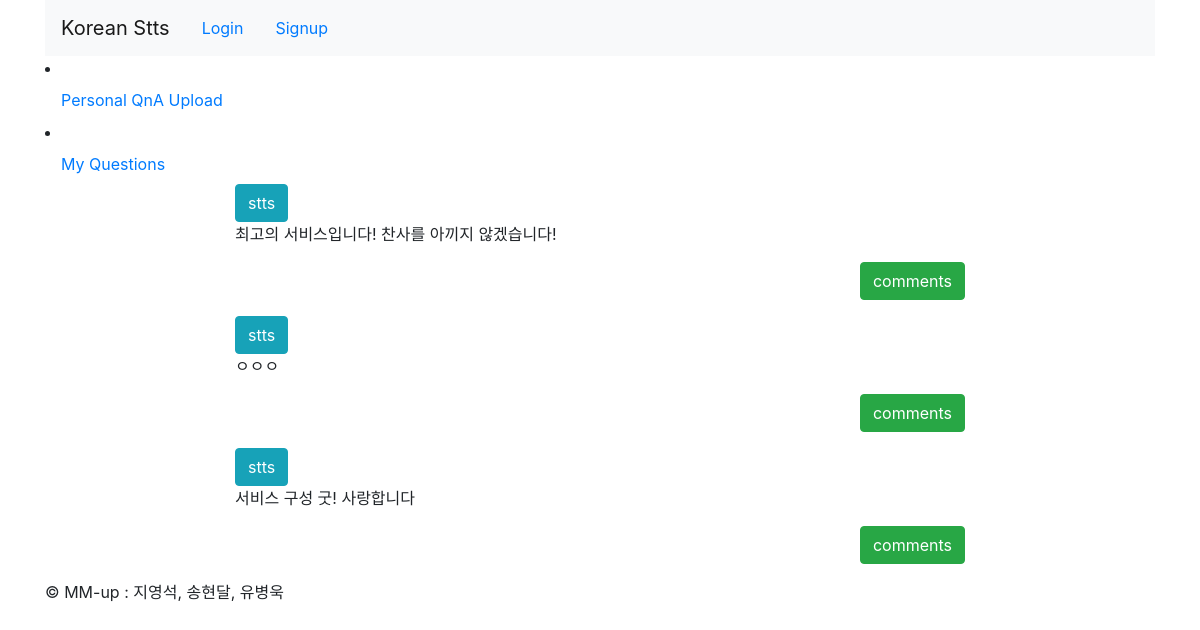
The page /QnA/ on the database as committed earlier.
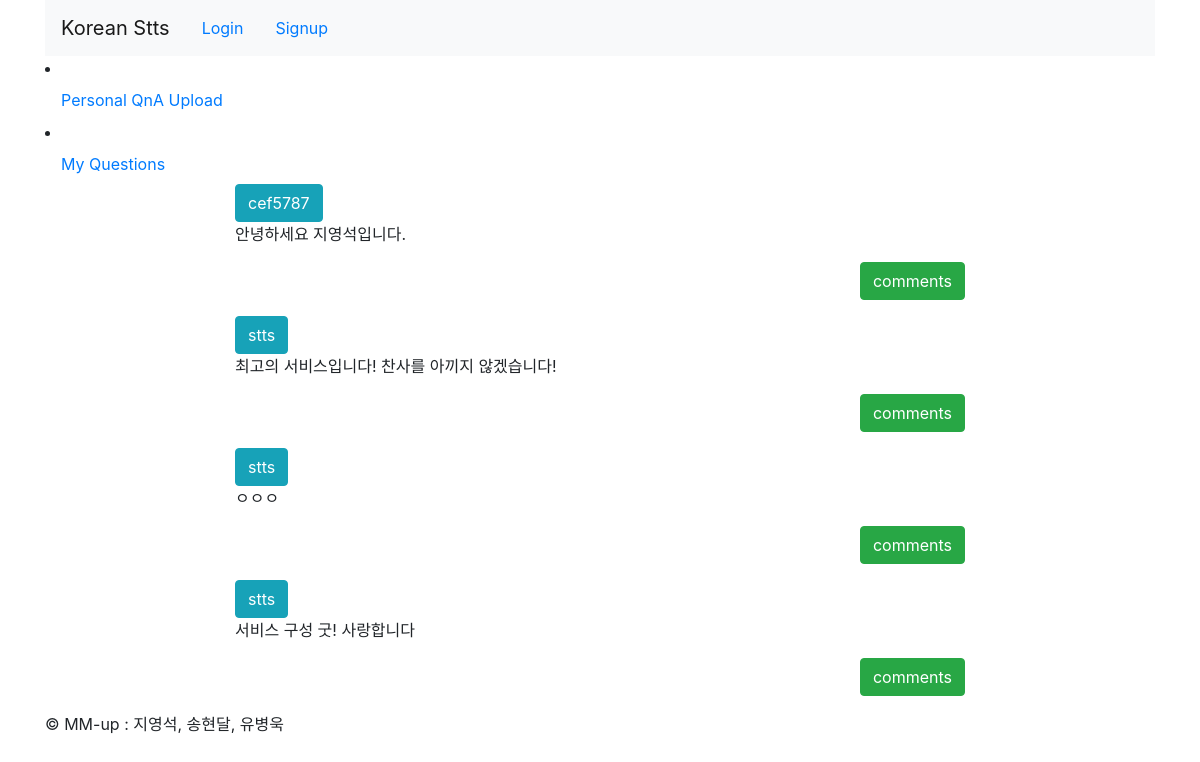
The same page on the database as committed later.
### QnA/models.py (models this page shows, shortened)
class QuestionAndAnswer(models.Model):
    author = models.ForeignKey(User, on_delete=models.CASCADE, related_name="user_author")
    title = models.CharField(max_length=100)
    text = models.TextField()
    hit = models.PositiveIntegerField(default=0)
    created = models.DateTimeField(auto_now_add=True)
    updated = models.DateTimeField(auto_now=True)
    class Meta:
        ordering = ['-updated']

### QnA/views.py (the view)
# urls.py: path('', QnA_list, name="QnA_list"),
def QnA_list(request):
    QnAs = QuestionAndAnswer.objects.all().order_by("hit")
    return render(request, "QnA/list.html", context={"QnAs": QnAs})

### QnA/templates/QnA/list.html (shortened to what this page needs)
{% extends 'base.html' %}
{% block content %}
    <li class="nav-item"><a href="{% url 'QnA:QnA_upload' %}" class="nav-link">Personal QnA Upload</a></li>
    <li class="nav-item"><a href="{% url 'QnA:MyQnA' %}" class="nav-link">My Questions</a></li>
    {% for post in QnAs %}
        <div class="row">
            <div class="col-md-2"></div>
            <div class="col-md-8 panel panel-default">
                <button type="button" class="btn btn-xs btn-info">
                    {{post.author.username}}</button>
                <p>{{post.text|linebreaksbr}}</p>
                <p class="text-right">
                    <a href="{% url 'QnA:QnA_detail' pk=post.id %}" class="btn btn-xs btn-success">comments</a>
                </p>
            </div>
            <div class="col-md-2"></div>
        </div>
    {% endfor %}
{% endblock %}

### templates/base.html (shortened to what this page needs)
<!DOCTYPE html>
<html lang="en">
<head>
    <link rel="stylesheet" href="https://stackpath.bootstrapcdn.com/bootstrap/4.1.3/css/bootstrap.min.css">
</head>
<body>
<div class="container">
    <header class="header clearfix">
        <nav class="navbar navbar-expand-lg navbar-light bg-light">
            <a class="navbar-brand" href="/">Korean Stts</a>
            <ul class="nav">
                {% if user.is_authenticated %}
                <li class="nav-item"><a href="#" class="nav-link">Welcome, {{user.get_username}}</a></li>
                <li class="nav-item"><a href="{% url 'account:logout' %}" class="nav-link">Logout</a></li>
                <li class="nav-item"><a href="{% url 'QnA:QnA_list' %}" class="nav-link">QnA Community</a></li>
                {% comment %}<li class="nav-item"><a href="{% url 'QnA:MyQnA' %}" class="nav-link">My Questions</a></li>{% endcomment %}
                {% else %}
                <li class="nav-item"><a href="{% url 'account:login' %}" class="nav-link">Login</a></li>
                <li class="nav-item"><a href="{% url 'account:register' %}" class="nav-link">Signup</a></li>
                {% endif %}
            </ul>
        </nav>
    </header>
    {% block content %}
    {% endblock %}
    <footer class="footer">
        <p>&copy; MM-up : 지영석, 송현달, 유병욱</p>
    </footer>
</div>
</body>

Rows that differ between the two databases and show on the page:
added QuestionAndAnswer: author.username "cef5787", text "안녕하세요 지영석입니다."
